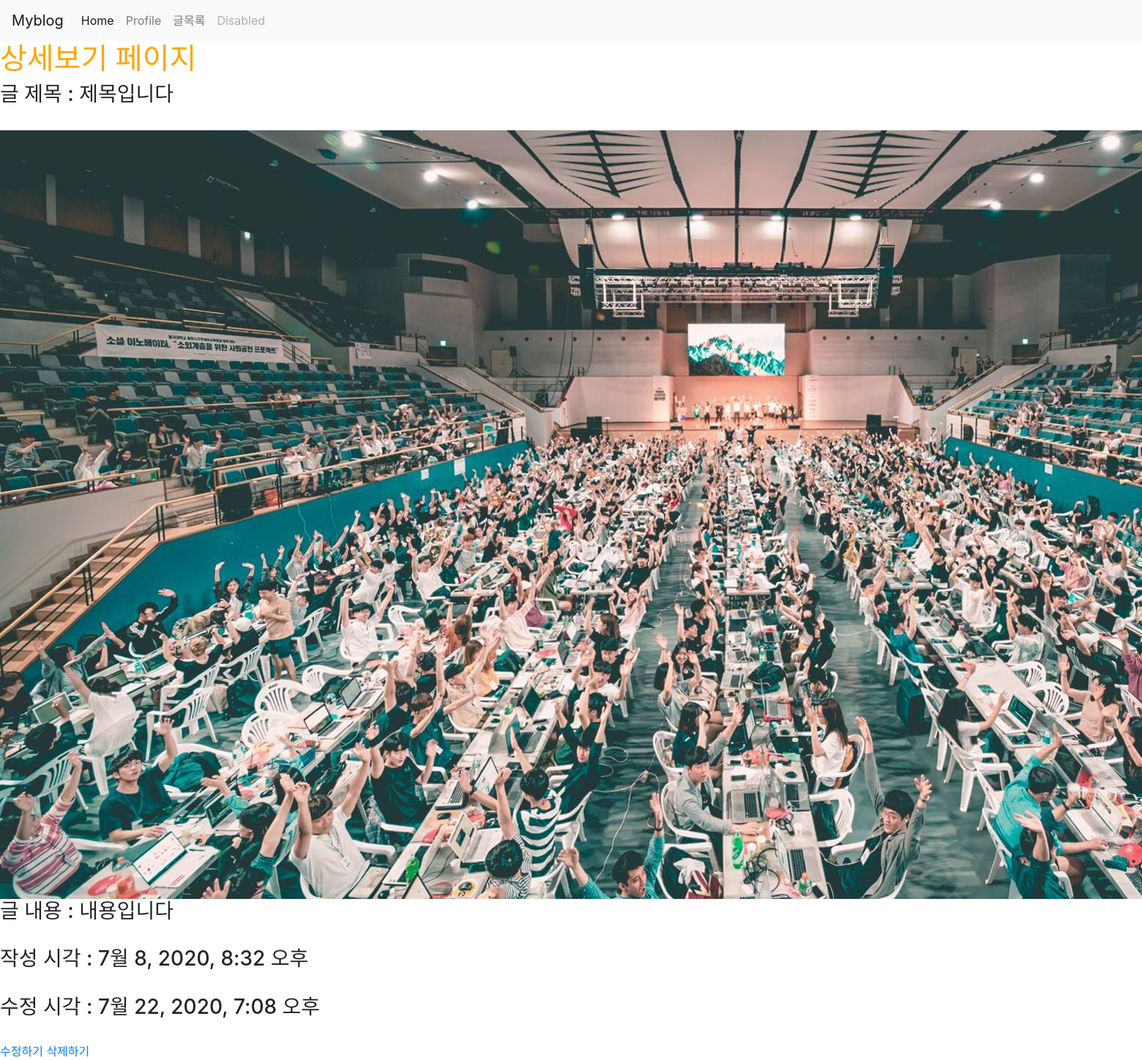
The page /posts/show/1 on the database its author committed.
### posts/models.py (models this page shows)
class Post(models.Model):
    title = models.CharField(max_length=50, null=False)
    content = models.TextField()
    view_count = models.IntegerField(default = 0)
    created_at = models.DateTimeField(auto_now_add = True)
    updated_at = models.DateTimeField(auto_now = True)
    image = models.ImageField(upload_to='images/', null=True)

### posts/views.py (the view)
# urls.py: path('show/<int:id>', show, name="show"),
def show(request, id):
    post = Post.objects.get(pk=id)
    return render(request, 'posts/show.html', {'post': post})

### posts/templates/posts/show.html
{% extends 'base.html' %}
 {% block content %}
	<h1>상세보기 페이지</h1>
	<h3>글 제목 : {{ post.title }} </h3>
    <br>
    {% if post.image %}
	 <img src ="{{ post.image.url }}">
    {% endif %}
    <br>
	 <h3>글 내용 : {{ post.content }} </h3>
	<br>
	 <h3>작성 시각 : {{ post.created_at }} </h3>
	<br>
	<h3> 수정 시각 : {{  post.updated_at }}</h3><br>
	 <a href="{% url 'posts:update' post.pk %}">수정하기</a>
     <a href = "{% url 'posts:delete' post.pk %}">삭제하기 </a>
{% endblock %}

### myblog/static/css/project.css (style rules this page uses)
h1 { color: orange; }

### rows shown on the page
Post: title "제목입니다", image (picture), content "내용입니다", created_at "7월 8, 2020, 8:32 오후", updated_at "7월 22, 2020, 7:08 오후"
